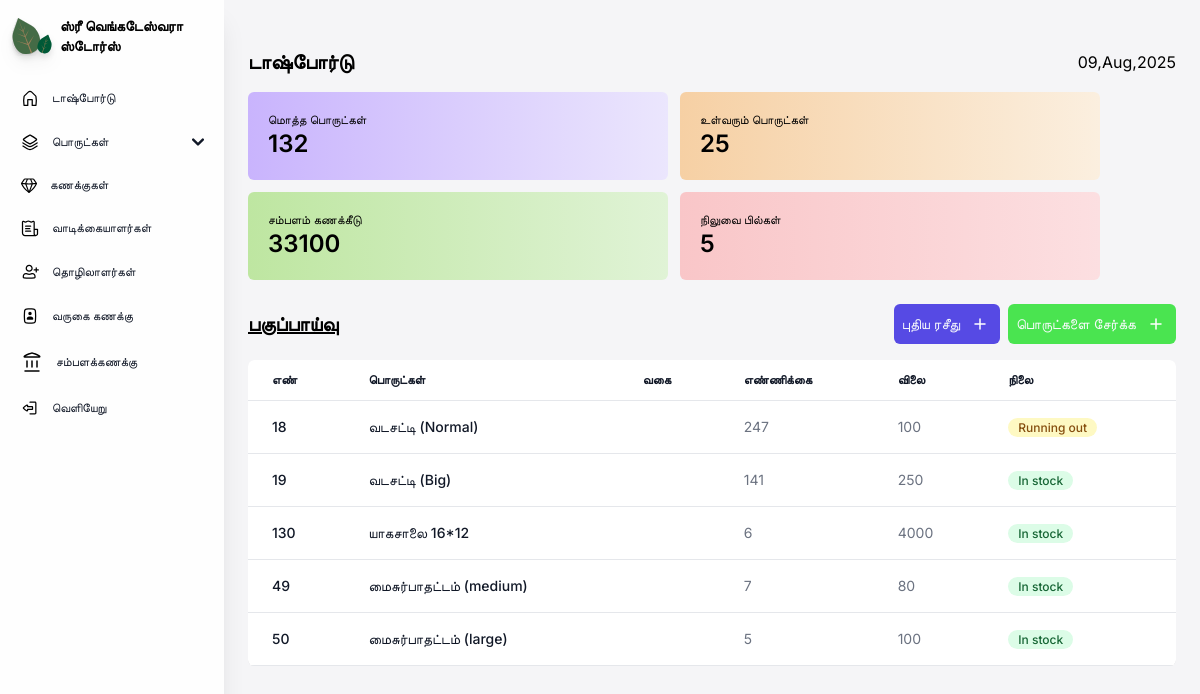
Before: /dashboard/ (signed in) with the older database file.
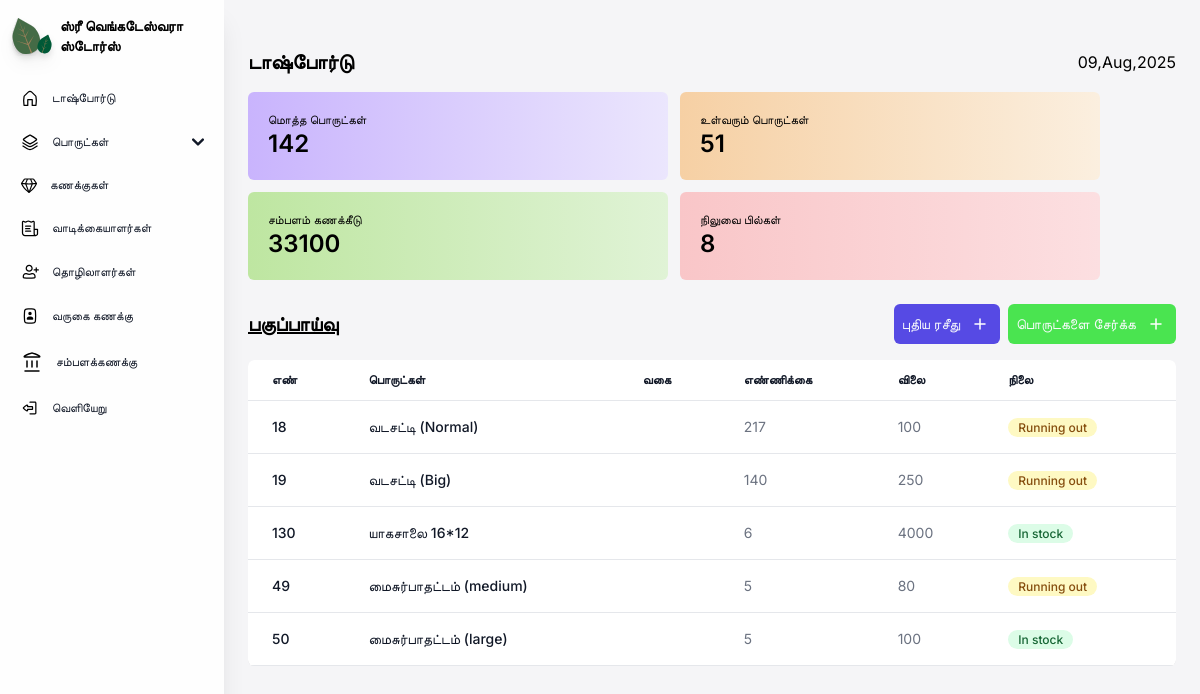
After: the same page with the newer database file.
### core/models.py (models this page shows, shortened)
class stock(models.Model):
    productname = models.CharField(max_length=70, db_index=True)
    category = models.CharField(max_length=50, blank=True)
    maximumstock = models.PositiveIntegerField()
    quantity = models.PositiveIntegerField()
    price = models.PositiveIntegerField()

### core/views.py (the view)
# urls.py: path('dashboard/', cvs.dashboard),
@login_required(login_url='/auth/signup/')
def dashboard(request):
    model = stock.objects.all()
    ovdc = model.order_by('productname')
    model_bills = bill.objects.filter(billstatus='opened')
    ic_stock  = 0
    for i in model:
        if i.quantity < i.maximumstock:
            ic_stock+=1
    context = {
        'overviewdata':ovdc.reverse()[:5],
        'stockcount': model.count(),
        'iccount': ic_stock,
        'billcount': model_bills.count(),
        'salarydue': salaryobj.objects.aggregate(Sum('salarydue'))['salarydue__sum']
        }
    return render(request, "core/dashboard.html", context)

### core/templates/core/dashboard.html (shortened to what the changed rows need)
{% load static %}
{% load static tailwind_tags%}
<!DOCTYPE html>
<html lang="en">
<head>
    <link href="https://cdnjs.cloudflare.com/ajax/libs/flowbite/2.3.0/flowbite.min.css" rel="stylesheet" />
    {% tailwind_css %}
</head>
<body class="font-inter bg-[#F5F5F7] max-w-full">
<section class="sm:ml-56 px-6 pb-4 max-w-full">
    <main class="mt-4 min-w-full">
    <div class="infobox flex w-full gap-3 flex-wrap items-center">
        <a href="/stocks" class="w-[420px] max-h-[115px]">
        <div class="box max-w-full p-5 bg-gradient-to-r from-[#C9B4FD] to-[#EBE6FD] rounded-md hover:scale-105 transition duration-500">
            <p class="text-xs">மொத்த பொருட்கள்</p>
            <p class="text-2xl font-semibold">{{stockcount}}</p>
        </div>
        </a>
        <a href="/incomingstocks" class="w-[420px] max-h-[115px]">
        <div class="box max-w-full p-5 bg-gradient-to-r from-[#F6D0A4] to-[#FBEFDF] rounded-md hover:scale-105 transition duration-500">
            <p class="text-xs">உள்வரும் பொருட்கள்</p>
            <p class="text-2xl font-semibold">{{iccount}}</p>
        </div>
        </a>
        <a href="/bills" class="w-[420px] max-h-[115px]">
        <div class="box max-w-full p-5 bg-gradient-to-r from-[#F9C6C8] to-[#FCDFE1] rounded-md hover:scale-105 transition duration-500">
            <p class="text-xs">நிலுவை பில்கள்</p>
            <p class="text-2xl font-semibold">{{billcount}}</p>
        </div>
        </a>
    </div>
        <div class="relative max-w-[100%] overflow-x-scroll mt-4 rounded-md">
            <table class="text-sm text-left rtl:text-right text-gray-500 bg-white dark:text-gray-400 rounded-md shadow-md overflow-x-auto w-full">
                <thead class="border-b text-xs text-gray-900 uppercase dark:text-gray-400">
                    <tr>
                        <th scope="col" class="px-6 py-3">
                            எண்
                        </th>
                        <th scope="col" class="px-6 py-3">
                            பொருட்கள்
                        </th>
                        <th scope="col" class="px-6 py-3">
                            வகை
                        </th>
                        <th scope="col" class="px-6 py-3">
                            எண்ணிக்கை
                        </th>
                        <th scope="col" class="px-6 py-3">
                            விலை
                        </th>
                        <th scope="col" class="px-6 py-3">
                            நிலை
                        </th>
                    </tr>
                </thead>
                <tbody>
                    {% for stock in overviewdata %}
                    <tr class="border-b">
                        <th scope="row" class="px-6 py-4 font-medium text-gray-900 whitespace-nowrap">
                            {{stock.id}}
                        </th>
                        <th scope="row" class="px-6 py-4 font-medium text-gray-900 whitespace-nowrap">
                            {{stock.productname}}
                        </th>
                        <td class="px-6 py-4">
                        </td>
                        <td class="px-6 py-4">
                            {{stock.quantity}}
                        </td>
                        <td class="px-6 py-4">
                            {{stock.price}}
                        </td>
                        <td class="px-6 py-4">
                            {% if stock.quantity < stock.maximumstock %}
                            <span class="bg-yellow-100 text-yellow-800 text-xs font-medium me-2 px-2.5 py-0.5 rounded-full dark:bg-yellow-900 dark:text-yellow-300">
                                Running out
                            </span>
                            {% else %}
                                <span class="bg-green-100 text-green-800 text-xs font-medium me-2 px-2.5 py-0.5 rounded-full dark:bg-yellow-900 dark:text-yellow-300">
                                    In stock
                                </span>
                            {% endif %}
                        </td>
                    </tr>
                    {% endfor %}
                </tbody>
            </table>
        </div>
    </main>
</section>
</body>
</html>

Changed rows visible on the page:
changed stock "வடசட்டி (Normal)": quantity "247" → "217"
changed stock "வடசட்டி (Big)": quantity "141" → "140"; quantity "In stock" → "Running out"
changed stock "மைசுர்பாதட்டம் (medium)": quantity "7" → "5"; quantity "In stock" → "Running out"
Other visible differences:
{{ stockcount }}: "132" → "142"
{{ iccount }}: "25" → "51"
{{ billcount }}: "5" → "8"
